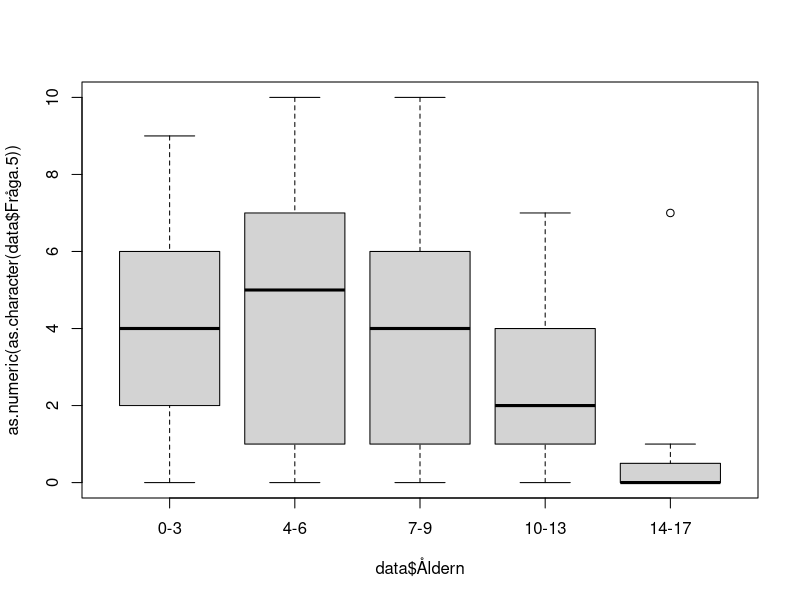
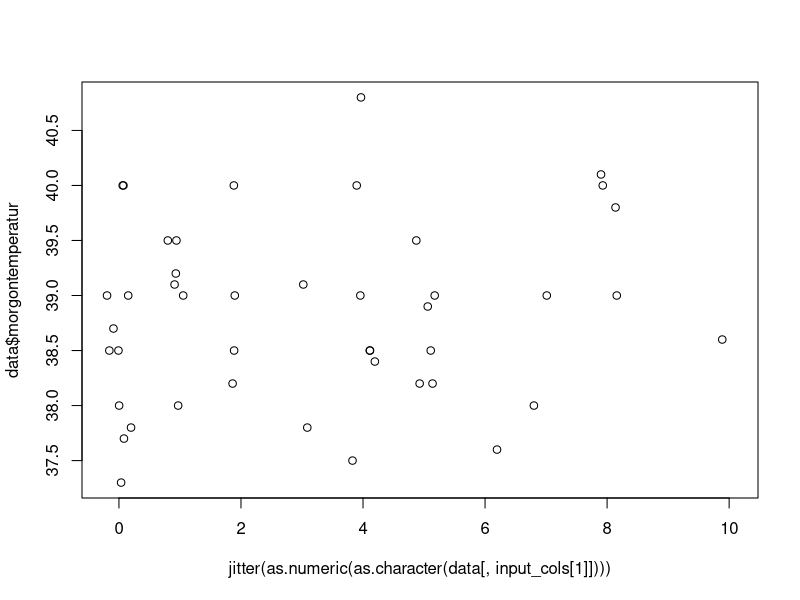

Here is the R script that generated these plots, in order: (Note: this script raises an error after producing the figures.)
library(stringr)
data <- read.delim('Forschungsarbeit Auswehrtungstabelle 1.csv')
data$Förkylning <- factor(data$Förkylning)
data$Halsont <- factor(data$Halsont)
data$Feber <- factor(data$Feber)
data$Ont.i.öron <- factor(data$Ont.i.öron)
data$UVI <- factor(data$UVI)
data$Hosta <- factor(data$Hosta)
data$Kräkningar <- factor(data$Kräkningar)
data$Diarre <- factor(data$Diarre)
data$Magont <- factor(data$Magont)

data$morgontemperatur <-  as.numeric(str_replace( as.character( data$morgontemperatur), ',','.'))

data$Åldern <- factor( as.character(data$Åldern), levels=c('0-3','4-6','7-9','10-13','14-17' ))

save(data,file="data.RData")

plot( as.numeric(as.character(data$Fråga.5)) ~ data$Åldern)
anova(lm( as.numeric(data$Fråga.5) ~ data$Åldern))$"Pr(>F)"[1]
#[1] 1.06104e-05

input_cols <- c('Fråga.5','Fråga.6','Fråga.7','Fråga..8','Fråga..9','Fråga..10.VAS.CRP','Fråga..10.VAS.strep' )

run_annova <- function( colname ) {

	p.vals1 <- unlist(lapply( input_cols , function(cname) {
		anova(lm( as.numeric(as.character(data[,cname])) ~ data[,colname]))$"Pr(>F)"[1]
	} ))
	
	names(p.vals1) <- input_cols
	p.vals1

}

(p.vals1 <- run_annova('Åldern'))

#            Fråga.5             Fråga.6             Fråga.7            Fråga..8 
#       1.061040e-05        1.089857e-08        2.451278e-01        3.397947e-03 
#           Fråga..9   Fråga..10.VAS.CRP Fråga..10.VAS.strep 
#       1.092852e-07        5.611234e-22        3.930611e-07 

# surprisingly good p values here!

## and the extremely goof p values were an error...

# with the corrected script the p values look more reliable:
# the answe to the question: Does the age of the kids affect the answer to the questions:

#            Fråga.5             Fråga.6             Fråga.7            Fråga..8 
#       1.550308e-04        1.022504e-07        2.451278e-01        3.397947e-03 
#           Fråga..9   Fråga..10.VAS.CRP Fråga..10.VAS.strep 
#       1.092852e-07        8.848871e-05        7.102369e-01


#next what would I like to see?

#visual inspection of the plots like
plot( jitter(as.numeric(as.character(data[,input_cols[1]]))) , data$morgontemperatur)
# did show no effect of the temperature on the questions outcome.

temperature_corr <- NULL
for ( i in 1:length(input_cols)){
	t <- cor.test(as.numeric(as.character(data[,input_cols[i]])) , data$morgontemperatur)
	temperature_corr <- rbind(temperature_corr, c(t$estimate, t$p.value))
}
rownames(temperature_corr) <- input_cols 
colnames(temperature_corr) <- c('pearson rho','p value')

temperature_corr
#                      pearson rho   p value
#Fråga.5              0.1449602126 0.3478091
#Fråga.6              0.0471049719 0.7401870
#Fråga.7              0.0616241503 0.6611327
#Fråga..8             0.0313697722 0.8235475
#Fråga..9             0.0494208433 0.7252697
#Fråga..10.VAS.CRP   -0.0001261715 0.9995441
#Fråga..10.VAS.strep -0.0352295203 0.9283052

(p.vals.kön <- run_annova('kön'))
#            Fråga.5             Fråga.6             Fråga.7            Fråga..8 
#          0.9018953           0.9893636           0.3102917           0.4723559 
#           Fråga..9   Fråga..10.VAS.CRP Fråga..10.VAS.strep 
#          0.8700623           0.4540279           0.7181212

(p.vals.Förkylning <- run_annova('Förkylning'))
#            Fråga.5             Fråga.6             Fråga.7            Fråga..8 
#          0.6633117           0.8820971           0.1282242           0.4538891 
#           Fråga..9   Fråga..10.VAS.CRP Fråga..10.VAS.strep 
#          0.7845322           0.4689488           0.9719658 
(p.vals.Ont.i.öron <- run_annova('Ont.i.öron'))
#            Fråga.5             Fråga.6             Fråga.7            Fråga..8 
#         0.65299100          0.27232017          0.32673439          0.09375773 
#           Fråga..9   Fråga..10.VAS.CRP Fråga..10.VAS.strep 
#         0.90514744          0.12489450          0.46642420 
(p.vals.Hosta <- run_annova('Hosta'))
#            Fråga.5             Fråga.6             Fråga.7            Fråga..8 
#         0.32388528          0.34294922          0.43979613          0.03278197 
#           Fråga..9   Fråga..10.VAS.CRP Fråga..10.VAS.strep 
#         0.55829322          0.42841204          0.97432771 

## In other words - only the age of the child affects the pain results

## for all other questions I need more input.


## Now a pie chart for the 'BesöksUrsak'
data$BesöksUrsak <-  rep( '', nrow(data) )
for ( n in c( 6,7,8,10,11,12,13,14) ) {
	data$BesöksUrsak[which(data[,n] == 1)] <- paste( data$BesöksUrsak[which(data[,n] == 1)], colnames(data)[n])
}


## group that to more useful groups:
data$ManCause <- rep( '', nrow(data) )
oli <- NULL
oli <- c( oli , grep ( 'Hosta', data$BesöksUrsak ) )
oli <- c( oli , grep ( 'Halsont', data$BesöksUrsak ) )
oli <- c( oli , grep ( 'Ont.i.öron', data$BesöksUrsak ) )
oli <- c( oli , grep ( 'Förkylning', data$BesöksUrsak ) )
data$ManCause[unique(oli)] <- 'ÖLI'

data$ManCause[match(' Feber Diarre',data$BesöksUrsak)] <- 'GI'
data$ManCause[match(' Kräkningar Diarre',data$BesöksUrsak)] <- 'GI'
data$ManCause[which(is.na(match(data$BesöksUrsak," Diarre"))==F)] <- 'GI'

table( paste ( data$ManCause, data$BesöksUrsak ) )

data$ManCause[grep('UVI', data$BesöksUrsak )] <- 'UVI'

data$ManCause[which(is.na(match(data$BesöksUrsak," Feber"))==F)] <- 'oklart Feber'

data$ManCause[which(is.na(match(data$BesöksUrsak,"" ))==F)] <- 'ej angivna'

data$ManCause[which(is.na(match(data$ManCause,,"" ))==F)] <-  'ej angivna'


## oh great - the parents know how the kids react.
cor.test( as.numeric(as.character(data$Fråga..9)),  as.numeric(as.character(data$Fråga..10.VAS.CRP)) )

#	Pearson's product-moment correlation

#data:  as.numeric(as.character(data$Fråga..9)) and as.numeric(as.character(data$Fråga..10.VAS.CRP))
#t = 11.417, df = 65, p-value < 2.2e-16
#alternative hypothesis: true correlation is not equal to 0
#95 percent confidence interval:
# 0.7174187 0.8836752
#sample estimates:
#      cor 
#0.8168581 


#partent expect and kids feel the pain
cor.test( as.numeric(as.character(data$Fråga.6)),  as.numeric(as.character(data$Fråga..10.VAS.CRP)) )

#	Pearson's product-moment correlation

#data:  as.numeric(as.character(data$Fråga.6)) and as.numeric(as.character(data$Fråga..10.VAS.CRP))
#t = 7.9075, df = 65, p-value = 4.261e-11
#alternative hypothesis: true correlation is not equal to 0
#95 percent confidence interval:
# 0.5530345 0.8050265
#sample estimates:
#     cor 
#0.700223 

## and the parents see what they expected.
cor.test( as.numeric(as.character(data$Fråga.6)),  as.numeric(as.character(data$Fråga..9)) )

#	Pearson's product-moment correlation

#data:  as.numeric(as.character(data$Fråga.6)) and as.numeric(as.character(data$Fråga..9))
#t = 12.313, df = 152, p-value < 2.2e-16
#alternative hypothesis: true correlation is not equal to 0
#95 percent confidence interval:
# 0.6174964 0.7778674
#sample estimates:
#      cor 
#0.7066437 
#
#Warnmeldung:
#In cor.test(as.numeric(as.character(data$Fråga.6)), as.numeric(as.character(data$Fråga..9))) :
#  NAs durch Umwandlung erzeugt

summary(data$Åldern)/155 *100
#     0-3      4-6      7-9    10-13    14-17 
#38.70968 20.64516 13.54839 16.77419 10.32258 
pie(table(data$Åldern))

data$CRP <- rep('NO',nrow(data))
data$CRP[is.na(match(data$Fråga..10.VAS.CRP, 'na'))==T] <- 'Yes'

CRP <- data[which(data$CRP == 'Yes'),]
(table(paste(as.factor(CRP$CRP), CRP$Åldern)) / nrow(CRP) ) *100

#  Yes 0-3 Yes 10-13 Yes 14-17   Yes 4-6   Yes 7-9 
#43.697479 15.126050  7.563025 19.327731 14.285714 

# Show the numbers for Fråga..10.VAS.CRP for the age
res <- table(data$Åldern, data$Fråga..10.VAS.CRP)
res[ which(res == 0)] = '-'
write.table( res, file="Åldern_vs_Fråga10.VAS.CRP.xls", sep="\t" , quote=F)

#4-6 
mean(c(rep(0,3),rep(10,2),rep(2,5),rep(4,4),rep(5,4),rep(6,3),rep(7,1),rep(8,1)))
#[1] 4.304348
sd(c(rep(0,3),rep(10,2),rep(2,5),rep(4,4),rep(5,4),rep(6,3),rep(7,1),rep(8,1)))
#[1] 2.851392
#7-9
mean(c(rep(0,2),rep(10,1),rep(2,6),rep(3,2),rep(4,5),rep(6,1)))
#[1] 3.176471
sd(c(rep(0,2),rep(10,1),rep(2,6),rep(3,2),rep(4,5),rep(6,1)))
#[1] 2.324739
#10-13
mean(c(rep(0,10),rep(2,4),rep(4,3),rep(5,1)))
#[1] 1.388889
sd(c(rep(0,10),rep(2,4),rep(4,3),rep(5,1)))
#[1] 1.786844
#14-17
mean(c(rep(0,6),rep(2,3)))
#[1] 0.6666667
sd(c(rep(0,6),rep(2,3)))
#[1] 1



res2 <- table(data$Åldern, data$Fråga..9)
res2[ which(res2 == 0)] = '-'

#0-3
 mean(c(rep( 0,9),rep(1,5),rep(2,6),rep(3,7),rep(4,2),rep(5,5),rep(6,5),rep(7,8),rep(9,4),rep(10,2)))
#[1] 4.018868
 sd(c(rep( 0,9),rep(1,5),rep(2,6),rep(3,7),rep(4,2),rep(5,5),rep(6,5),rep(7,8),rep(9,4),rep(10,2)))
#[1] 3.06651
#4-6
mean(c(rep(0,7),rep(1,5),rep(2,4),rep(3,2),rep(4,4),rep(5,2),rep(6,4),rep(8,1),rep(10,3)))
#[1] 3.34375
sd(c(rep(0,7),rep(1,5),rep(2,4),rep(3,2),rep(4,4),rep(5,2),rep(6,4),rep(8,1),rep(10,3)))
#[1] 3.127499
#7-9
 mean(c(rep(0,7),rep(1,1),rep(2,3),rep(3,5),rep(4,2),rep(5,1),rep(6,1),rep(10,1)))
#[1] 2.428571
 sd(c(rep(0,7),rep(1,1),rep(2,3),rep(3,5),rep(4,2),rep(5,1),rep(6,1),rep(10,1)))
#[1] 2.521338
#10-13
mean(c(rep(0,9),rep(1,6),rep(2,4),rep(3,4),rep(4,3)))
#[1] 1.461538
 sd(c(rep(0,9),rep(1,6),rep(2,4),rep(3,4),rep(4,3)))
#[1] 1.420726
#14-17
mean(c(rep(0,11),rep(1,4),rep(3,1)))
#[1] 0.4375
sd (c(rep(0,11),rep(1,4),rep(3,1)))
#[1] 0.813941

res3 <- table(data$Åldern, data$Fråga..10.VAS.strep)
res3[ which(res3 == 0)] = '-'

#4-6
mean(c(rep(0,2),rep(10,1),rep(2,2),rep(4,1),rep(5,1),rep(6,2)))
#[1] 3.888889
sd(c(rep(0,2),rep(10,1),rep(2,2),rep(4,1),rep(5,1),rep(6,2)))
#[1] 3.25747
#7-9
mean(c(rep(0,2),rep(4,1),rep(6,1)))
#[1] 2.5
sd(c(rep(0,2),rep(4,1),rep(6,1)))
#[1] 3
#10-13
mean(c(rep(0,1),rep(1,2),rep(2,2),rep(4,3),rep(5,1),rep(6,1)))
#[1] 2.9
sd(c(rep(0,1),rep(1,2),rep(2,2),rep(4,3),rep(5,1),rep(6,1)))
#[1] 1.969207
#14-17
mean(c(rep(0,5),rep(10,1),rep(2,1),rep(6,1)))
#[1] 2.25
sd(c(rep(0,5),rep(10,1),rep(2,1),rep(6,1)))
#[1] 3.770184


data$CRP = is.na(as.numeric(as.character(data[,28])))==F
data$CRP[which(data[,28] =='x')] = TRUE

data$STREP = is.na(as.numeric(as.character(data[,29])))==F
data$STREP[which(data[,29] =='x')] = TRUE


mean_sd_age <- function(  column, age, crp=T ) {
	if ( crp ) {
		ids <- which(data[,'Åldern'] == age & data[,'CRP'] )
	}else{
		ids <- which(data[,'Åldern'] == age & data[,'STREP'] )
	}
	#browser()
	m = mean( as.numeric(as.character( data[ids,column] )))
	s = sd ( as.numeric(as.character( data[ids,column] )))
	c (m , s)
}

median_mad_age <- function( column, age, crp=T ) {
	if ( crp ) {
		ids <- which(data[,'Åldern'] == age & data[,'CRP'] )
	}else{
		ids <- which(data[,'Åldern'] == age & data[,'STREP'] )
	}
	#browser()
	m = median( as.numeric(as.character( data[ids,column] )))
	s = mad ( as.numeric(as.character( data[ids,column] )))
	c (m , s)
}

result_table <- function (column,  crp=T) {
	t <- NULL
	for ( n in levels(data[,'Åldern']) ) {
		t = rbind(t, median_mad_age ( column, n, crp ))
	}
	colnames(t) <- c( 'median', 'mad' )
	rownames(t) <- levels(data[,'Åldern'])
	t
}


 mean_sd_age( 'Fråga..9', '0-3', crp=T)
#[1] 4.384615 3.132085
 mean_sd_age( 'Fråga..9', '4-6', crp=T)
#[1] 3.130435 3.034714
 mean_sd_age( 'Fråga..9', '7-9', crp=T)
#[1] 2.470588 2.576763
 mean_sd_age( 'Fråga..9', '10-13', crp=T)
#[1] 1.444444 1.423427
 mean_sd_age( 'Fråga..9', '14-17', crp=T)
#[1] 0.3333333 0.5000000
 mean_sd_age( 'Fråga..9', '0-3', crp=F)
#[1] 6.000000 3.316625
 mean_sd_age( 'Fråga..9', '4-6', crp=F)
#[1] 3.888889 3.480102
 mean_sd_age( 'Fråga..9', '7-9', crp=F)
#[1] 2.250000 2.629956
 mean_sd_age( 'Fråga..9', '10-13', crp=F)
#[1] 1.700000 1.567021
 mean_sd_age( 'Fråga..9', '14-17', crp=F)
#[1] 0.500000 1.069045

plot( jitter(as.numeric(as.character(data$Fråga..9)),0.9), jitter( as.numeric(as.character(data$Fråga..10)),0.9))
cor.test( as.numeric(as.character(data$Fråga.6)),  as.numeric(as.character(data$Fråga..10)) )

#	Pearson's product-moment correlation

#data:  as.numeric(as.character(data$Fråga.6)) and as.numeric(as.character(data$Fråga..10))
#t = 7.5671, df = 93, p-value = 2.692e-11
#alternative hypothesis: true correlation is not equal to 0
#95 percent confidence interval:
# 0.4748496 0.7282514
#sample estimates:
#     cor 
#0.617314 


cor.test( as.numeric(as.character(data$Fråga..9)),  as.numeric(as.character(data$Fråga..10)) )

#	Pearson's product-moment correlation

#data:  as.numeric(as.character(data$Fråga..9)) and as.numeric(as.character(data$Fråga..10))
#t = 11.998, df = 93, p-value < 2.2e-16
#alternative hypothesis: true correlation is not equal to 0
#95 percent confidence interval:
# 0.6855800 0.8477917
#sample estimates:
#      cor 
#0.7794266 
#
#Warnmeldung:
#In cor.test.default(as.numeric(as.character(data$Fråga..9)), as.numeric(as.character(data#$Fråga..10))) :
#  NAs durch Umwandlung erzeugt

plot( as.numeric(as.character(data$Fråga..9[which(data$CRP)])) ~ data$Åldern[which(data$CRP)])
plot( as.numeric(as.character(data$Fråga..9[which(data$STREP)])) ~ data$Åldern[which(data$STREP)])

plot( as.numeric(as.character(data$Fråga..10[which(data$CRP)])) ~ data$Åldern[which(data$CRP)])
plot( as.numeric(as.character(data$Fråga..10[which(data$STREP)])) ~ data$Åldern[which(data$STREP)])


#t.test( as.numeric(as.character(data$kön
id_f =which(data$kön == 'f' & data$Åldern != '10-13')
id_p =which(data$kön == 'p' & data$Åldern != '10-13')

t.test( as.numeric(as.character(data$Fråga..10[id_f])), as.numeric(as.character(data$Fråga..10[id_p])))


#	Welch Two Sample t-test

#data:  as.numeric(as.character(data$Fråga..10[id_f])) and as.numeric(as.character(data$Fråga..10[id_p]))
#t = 0.22983, df = 39.934, p-value = 0.8194
#alternative hypothesis: true difference in means is not equal to 0
#95 percent confidence interval:
# -1.366913  1.717668
#sample estimates:
#mean of x mean of y 
# 3.365854  3.190476 

#Warnmeldungen:
#1: In t.test(as.numeric(as.character(data$Fråga..10[id_f])), as.numeric(as.character(data$Fråga..10[id_p]))) :
#  NAs durch Umwandlung erzeugt
#2: In t.test.default(as.numeric(as.character(data$Fråga..10[id_f])),  :
#  NAs durch Umwandlung erzeugt


plot( as.numeric(as.character(data$Fråga..9)) ~ data$tidigare_provatgning, 
	ylab="Fråga 9",xlab="tidigare provtagning")

plot( as.numeric(as.character(data$Fråga..10)) ~ data$tidigare_provatgning, 
	ylab="Fråga 10",xlab="tidigare provtagning")

##2017_08_30

cor.test( as.numeric(as.character(data$Fråga.7)) , as.numeric(as.character(data$Fråga..9)))


#	Pearson's product-moment correlation

#data:  as.numeric(as.character(data$Fråga.7)) and as.numeric(as.character(data$Fråga..9))
#t = -0.53347, df = 153, p-value = 0.5945
#alternative hypothesis: true correlation is not equal to 0
#95 percent confidence interval:
# -0.1993821  0.1153435
#sample estimates:
#        cor 
#-0.04308823 

cor.test( as.numeric(as.character(data$Fråga.7)) , as.numeric(as.character(data$Fråga..10)))

#	Pearson's product-moment correlation

#data:  as.numeric(as.character(data$Fråga.7)) and as.numeric(as.character(data$Fråga..10))
#t = -0.3933, df = 93, p-value = 0.695
#alternative hypothesis: true correlation is not equal to 0
#95 percent confidence interval:
# -0.2403184  0.1621254
#sample estimates:
#        cor 
#-0.04074907 


cor.test( as.numeric(as.character(data$Fråga.6)) , as.numeric(as.character(data$Fråga..10)))

#	Pearson's product-moment correlation

#data:  as.numeric(as.character(data$Fråga.6)) and as.numeric(as.character(data$Fråga..10))
#t = 7.5671, df = 93, p-value = 2.692e-11
#alternative hypothesis: true correlation is not equal to 0
#95 percent confidence interval:
# 0.4748496 0.7282514
#sample estimates:
#     cor 
#0.617314 


cor.test( as.numeric(as.character(data$Fråga..9)) , as.numeric(as.character(data$Fråga..10)))

#	Pearson's product-moment correlation

#data:  as.numeric(as.character(data$Fråga..9)) and as.numeric(as.character(data$Fråga..10))
#t = 11.998, df = 93, p-value < 2.2e-16
#alternative hypothesis: true correlation is not equal to 0
#95 percent confidence interval:
# 0.6855800 0.8477917
#sample estimates:
#      cor 
#0.7794266 

plot( jitter(as.numeric(as.character(data$Fråga..9))) , jitter(as.numeric(as.character(data$Fråga..10))))

#And now the pupulation analysis...

summary(data)

#    Enkätnr        Åldern   kön     Antal.barn.i.familjen Mama.papa.närstående
# Min.   :  1.0   0-3  :60   f :87   1 :20                 m :103              
# 1st Qu.: 39.5   4-6  :32   na:13   2 :47                 mp:  4              
# Median : 78.0   7-9  :21   p :55   3 :17                 n :  5              
# Mean   : 78.0   10-13:26           4 : 1                 na:  4              
# 3rd Qu.:116.5   14-17:16           5 : 1                 p : 39              
# Max.   :155.0                      na:69                                     
                                                                              
# Förkylning Halsont Feber  morgontemperatur Ont.i.öron UVI     Hosta 
# 0:90       0:98    0:74   Min.   :37.30    0:140      0:150   0:96  
# 1:65       1:57    1:81   1st Qu.:38.20    1: 15      1:  5   1:59  
#                           Median :39.00                             
#                           Mean   :38.82                             
#                           3rd Qu.:39.50                             
#                           Max.   :40.80                             
#                           NA's   :102                               
# Kräkningar Diarre  Magont  Fråga.2a..J.N Fråga.2b.J.N
# 0:153      0:150   0:133   j:132         j :89       
# 1:  2      1:  5   1: 22   n: 23         n :56       
#                                          na:10       
                                                      
                                                      
                                                      
                                                      
# Fråga.3...1.schlechter..0.unverändert...1.besser. Fråga.4a.N.J Fråga.4a..Antal
# 0 :77                                             j :117       na     :105    
# 1 :24                                             n : 25       3      : 12    
# -1:53                                             na: 13       2      : 10    
# na: 1                                                          1      :  8    
#                                                                5      :  8    
#                                                                10     :  4    
#                                                                (Other):  8    
# Fråga.4bN.J   X4b.Antal      Fråga.5      Fråga.6      Fråga.7      
# j :97       na     :113   0      :31   0      :29   Min.   : 0.000  
# n :30       1      : 17   na     :18   5      :22   1st Qu.: 0.000  
# na:28       2      :  9   1      :16   1      :19   Median : 1.000  
#             3      :  6   5      :16   3      :19   Mean   : 2.206  
#             4      :  3   2      :14   4      :15   3rd Qu.: 3.000  
#             5      :  3   3      :14   2      :13   Max.   :10.000  
#             (Other):  4   (Other):46   (Other):38                   
#    Fråga..8         Fråga..9      Fråga..10.VAS.CRP Fråga..10.VAS.strep
# Min.   : 0.000   Min.   : 0.000   x      :52        na     :113        
# 1st Qu.: 0.000   1st Qu.: 0.000   na     :36        x      : 11        
# Median : 1.000   Median : 2.000   0      :21        0      : 10        
# Mean   : 2.219   Mean   : 3.045   2      :18        2      :  5        
# 3rd Qu.: 4.000   3rd Qu.: 5.000   4      :12        4      :  5        
# Max.   :10.000   Max.   :10.000   5      : 5        6      :  5        
#                                   (Other):11        (Other):  6        
#    CRP            STREP           Fråga..10  tidigare_provatgning
# Mode :logical   Mode :logical   x      :60   no : 22             
# FALSE:36        FALSE:113       0      :30   yes:133             
# TRUE :119       TRUE :42        2      :22                       
# NA's :0         NA's :0         4      :16                       
#                                 6      : 9                       
#                                 5      : 7                       
#                                 (Other):11                       
# tidigare_provatgning_binary
# Mode :logical              
# FALSE:22                   
# TRUE :133                  
# NA's :0       

## drop the double tested childreen:
data2 <- data[-which(data$STREP & data$CRP),]
cor.test( as.numeric(as.character(data2$Fråga..9)) , as.numeric(as.character(data2$Fråga..10)))

#	Pearson's product-moment correlation

#data:  as.numeric(as.character(data2$Fråga..9)) and as.numeric(as.character(data2$Fråga..10))
#t = 12.254, df = 90, p-value < 2.2e-16
#alternative hypothesis: true correlation is not equal to 0
#95 percent confidence interval:
# 0.6991314 0.8567807
#sample estimates:
#     cor 
#0.790722 

#Warnmeldung:
#In cor.test.default(as.numeric(as.character(data2$Fråga..9)), as.numeric(as.character(data2$Fråga..10))) :
#  NAs durch Umwandlung erzeugt

# If anything the data gets better - so we do not really care aboput that.


round(table(data$Åldern) / sum(table(data$Åldern)) * 100 ,1)
#  0-3   4-6   7-9 10-13 14-17 
# 38.7  20.6  13.5  16.8  10.3 

pdf( file="Age_pie.pdf", width=6, height=6)
pie(x=table(data$Åldern), clockwise=T, col=rainbow(5))
dev.off()

table(data$Fråga.2a..J.N) / 155 * 100
#       j        n 
#85.16129 14.83871

apply( data[,c('Kräkningar','Diarre','Magont')],1, function (x) sum(as.numeric(as.character(x))))

data$illnes = ''

for (n in colnames(data)[c(6,7,8,10,11,12,13,14,15)]){
	ids = which(data[,n] == 1)
	data$illnes[ids] = paste( data$illnes[ids], n)
}


## day 2017-08-31
## kids in the family - any influence on pain?
only_1 <- which(as.numeric(as.character(data$Antal.barn.i.familjen)) == 1 )
more_than_1 <- which(as.numeric(as.character(data$Antal.barn.i.familjen)) > 1 )

boxplot( as.numeric(as.character(data$Fråga..9))[only_1], as.numeric(as.character(data$Fråga..9))[more_than_1])

 t.test( as.numeric(as.character(data$Fråga..9))[only_1], as.numeric(as.character(data$Fråga..9))[more_than_1])

#	Welch Two Sample t-test

#data:  as.numeric(as.character(data$Fråga..9))[only_1] and as.numeric(as.character(data$Fråga..9))#[more_than_1]
#t = 1.2734, df = 29.317, p-value = 0.2129
#alternative hypothesis: true difference in means is not equal to 0
#95 percent confidence interval:
# -0.598901  2.577689
#sample estimates:
#mean of x mean of y 
# 3.550000  2.560606 

wilcox.test( as.numeric(as.character(data$Fråga..9))[only_1], as.numeric(as.character(data$Fråga..9))[more_than_1])

#	Wilcoxon rank sum test with continuity correction

#data:  as.numeric(as.character(data$Fråga..9))[only_1] and as.numeric(as.character(data$Fråga..9))[more_than_1]
#W = 779.5, p-value = 0.2127
#alternative hypothesis: true location shift is not equal to 0

boxplot( as.numeric(as.character(data$Fråga..10))[only_1], as.numeric(as.character(data$Fråga..10))[more_than_1])

t.test( as.numeric(as.character(data$Fråga..10))[only_1], as.numeric(as.character(data$Fråga..10))[more_than_1])

#	Welch Two Sample t-test

#data:  as.numeric(as.character(data$Fråga..10))[only_1] and as.numeric(as.character(data#$Fråga..10))[more_than_1]
#t = 0.2117, df = 11.975, p-value = 0.8359
#alternative hypothesis: true difference in means is not equal to 0
#95 percent confidence interval:
# -1.897599  2.305932
#sample estimates:
#mean of x mean of y 
# 2.600000  2.395833 

wilcox.test( as.numeric(as.character(data$Fråga..10))[only_1], as.numeric(as.character(data$Fråga..10))[more_than_1])

#	Wilcoxon rank sum test with continuity correction

#data:  as.numeric(as.character(data$Fråga..10))[only_1] and as.numeric(as.character(data$Fråga..10))[more_than_1]
#W = 244.5, p-value = 0.9321
#alternative hypothesis: true location shift is not equal to 0

two_group <- function ( data1, data2 ) {
	d <- vector('numeric', 1000)
        s <- vector('numeric', 1000)
	for ( i in 1:1000 ) {
		t <- wilcox.test( jitter(data1), jitter(data2) )
		d[i] <- t$p.value
		s[i] <- t$statistic
	}
	list( mean.p.value =mean (d), mean.statistics=mean(s))
}

two_group( as.numeric(as.character(data$Fråga..9))[only_1], as.numeric(as.character(data$Fråga..9))[more_than_1])
#$mean.p.value
#[1] 0.2321051

#$mean.statistics
#[1] 779.902


two_group( as.numeric(as.character(data$Fråga..10))[only_1], as.numeric(as.character(data$Fråga..10))[more_than_1] )
#$mean.p.value
#[1] 0.7956872

#$mean.statistics
#[1] 244.338


mean_cor_test <- function (colA, colB,  method="pearson" ) {
	d <- vector('numeric', 1000)
	r <- vector('numeric', 1000)
	for ( i in 1:1000 ) {
		t  <- cor.test( 
			jitter(as.numeric(as.character(data[, colA]))), 
			jitter(as.numeric(as.character(data[, colB]))),
			method=method
		)
		d[i] <- t$p.value
		r[i] <- t$estimate
	}
	list( mean.p.value =mean (d), mean.estimate=mean(r))
}

mean_cor_test( 'Fråga..8', 'Fråga..10')
#$mean.p.value
#[1] 1.435407e-12

#$mean.estimate
#[1] 0.6477754

#Es gab 50 oder mehr Warnungen (Anzeige der ersten 50 mit warnings())
mean_cor_test( 'Fråga..8', 'Fråga..9')
#$mean.p.value
#[1] 1.582381e-12
#
#$mean.estimate
#[1] 0.5292124


 mean_cor_test( 'Fråga..8', 'Fråga..9', 'spearman')
#$mean.p.value
#[1] 1.126521e-08

#$mean.estimate
#[1] 0.4704633

 mean_cor_test( 'Fråga..8', 'Fråga..10', 'spearman')
#$mean.p.value
#[1] 1.464139e-08

#$mean.estimate
#[1] 0.5748656

#Es gab 50 oder mehr Warnungen (Anzeige der ersten 50 mit warnings())

t = read.delim('all_data.csv', sep=';') # manually changed diagnos
DIAGNOS <- as.character(t[,36])
data$Diagnos = factor( str_replace(DIAGNOS, "^ ", "" ), levels=c("GI", "Isolerad feber", "Luftvägssymtom", "Luftvägssymtom+UVI", "UVI" ))


round(table(data$Diagnos) / sum( table(data$Diagnos) ) * 100,1)

#                GI     Isolerad feber     Luftvägssymtom Luftvägssymtom+UVI 
#              10.1               10.1               75.8                1.3 
#               UVI 
#               2.7 



# 2017-09-01

# Könsfördelningen + Diagram i Åldersgruppen


Plot = function (p, file ) {
	pdf(file=paste("../figures/",file,'.pdf',sep=''), width=4, height=4)
	print(p)
	dev.off()
	png(file=paste("../figures/",file,'.png',sep=''), width=600, height=600)
	print(p)
	dev.off()
}


data$data.9 <- as.numeric(as.character(data$Fråga..9))
data$data.10 <- as.numeric(as.character(data$Fråga..10))

data$tidigare_provtagning = FALSE
data$tidigare_provtagning[unique(c(
	which(data$Fråga.4a.N.J=='j'),
	which(data$Fråga.4bN.J=='j')
	))] = TRUE

CRP <- data[which(data$CRP),]
STREP <- data[which(data$STREP),]


library(reshape2)

ag <- table(data$kön , data$Åldern)
ag <- ag[-2,]
ag_melted = melt(ag)
colnames(ag_melted) <- c('kön', 'Ålder','value')

pl = ggplot(data=ag_melted, 
	aes (x=ag_melted$'Ålder', y=ag_melted$'value', fill=ag_melted$'kön')
     ) +
geom_bar(stat="identity", color="black", position=position_dodge())+
theme_minimal()
pl = pl + xlab('Ålder') + ylab('patient [n]') + labs(fill = "Kön")
	
Plot( pl, 'Åldersfördelning_kön')

write.table(ag_melted, file="../tables/Åldersfördelning_kön.xls", sep="\t", quote=F,row.names=F)


## Åldersfördelning_ tidigare provtagning

ta <- table(data$tidigare_provtagning , data$Åldern)

write.table(ta, file="tables/provtagning_age.tab", sep="\t",quote=F)
d <- read.delim("tables/provtagning_age.tab")
colnames(d) <- colnames(ta)
d = rbind(d, d[1,] / ( d[1,] +d[2,]) *100)
d = rbind(d, d[2,] / ( d[1,] +d[2,]) *100)

rownames(d) <- c('No','Yes', 'No [%]', 'Yes [%]' )

d = cbind( measure=rownames(d), d)


ta_melted = melt(d[4:3,])
ta_melted[,1] <- factor( as.character(ta_melted[,1]), levels=c('Yes [%]','No [%]'))

colnames(ta_melted) <- c( 'tidigare_provtagning', 'Ålder', 'value')

pl = ggplot(data=ta_melted, 
	aes (x=Ålder, y=value, fill=tidigare_provtagning)
     ) +
geom_bar(stat="identity", color="black", position=position_dodge())+
#geom_bar(stat="identity", color="black")+
theme_minimal()
pl = pl + xlab('Ålder') + ylab('patient [%]') + labs(fill = "tidigare provtagning")
#pl = pl + scale_fill_manual(values=c('green','lightgray'))

Plot(pl, 'Åldersfördelning_tidigare provtagning')

write.table(ta_melted, file="../tables/Åldersfördelning_tidigare provtagning.xls", sep="\t", quote=F,row.names=F)


#Total %
summary(data$tidigare_provtagning)
#   Mode   FALSE    TRUE    NA's 
#logical      22     133       0 

133/ (133+22) *100
#[1] 85.80645


# Diagramm boxplot Fråga..9 and Fråga..10 STREP, CRP and all



Plot(ggplot(data, aes( Åldern, data.9 )) +geom_boxplot() +ylab('') +
	scale_y_continuous(breaks=c(0,2,4,6,8, 10)),
	'Question_9_all' )


Plot(ggplot(CRP, aes( Åldern, data.9 )) +geom_boxplot() +ylab('')+
	scale_y_continuous(breaks=c(0,2,4,6,8, 10)),
	'Question_9_CRP' )

Plot(ggplot(STREP, aes( Åldern, data.9 )) +geom_boxplot() +ylab('')+
	scale_y_continuous(breaks=c(0,2,4,6,8, 10)),
	'Question_9_STREP' )


## question 10

Plot(ggplot(data, aes( Åldern, data.10 )) +geom_boxplot(na.rm = TRUE) +ylab('')+
	scale_y_continuous(breaks=c(0,2,4,6,8, 10)),
	'Question_10_all' )


Plot(ggplot(CRP, aes( Åldern, data.10 )) +geom_boxplot() +ylab('')+
	scale_y_continuous(breaks=c(0,2,4,6,8, 10)),
	'Question_10_CRP' )

Plot(ggplot(STREP, aes( Åldern, data.10 )) +geom_boxplot() +ylab('')+
	scale_y_continuous(breaks=c(0,2,4,6,8, 10)),
	'Question_10_STREP' )


## question 8

Plot(ggplot(data, aes( Åldern, Fråga..8 )) +geom_boxplot(na.rm = TRUE) +ylab('')+
	scale_y_continuous(breaks=c(0,2,4,6,8, 10)),
	'Question_8_all' )


Plot(ggplot(CRP, aes( Åldern, Fråga..8 )) +geom_boxplot() +ylab('')+
	scale_y_continuous(breaks=c(0,2,4,6,8, 10)),
	'Question_8_CRP' )

Plot(ggplot(STREP, aes( Åldern, Fråga..8 )) +geom_boxplot() +ylab('')+
	scale_y_continuous(breaks=c(0,2,4,6,8, 10)),
	'Question_8_STREP' )
